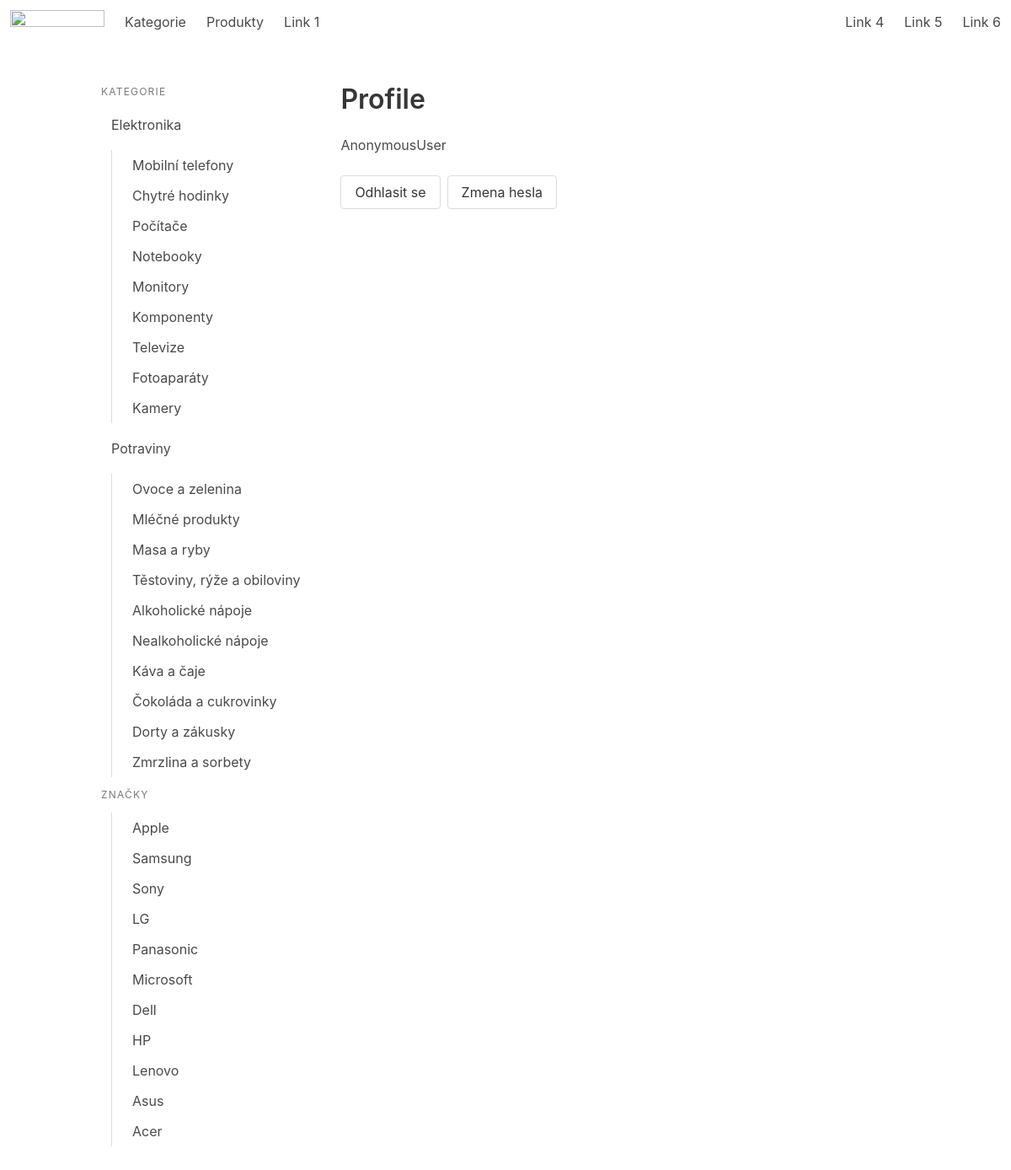
The page /account/profile/ on the database its author committed.
### eshop/models.py (models this page shows, shortened)
class SlugNazevModel(models.Model):
    nazev = models.CharField(max_length=100)
    slug = models.SlugField(max_length=100, blank=True)
    class Meta:
        abstract = True

class Kategorie(SlugNazevModel):
    nadkategorie = models.ForeignKey(
        'self',
        on_delete=models.PROTECT,
        blank=True,
        null=True,
        related_name='podkategorie',
    )
    def get_absolute_url(self):
        return reverse('eshop:kategorie_detail', kwargs={'slug': self.slug})

class Znacka(SlugNazevModel):
    logo = models.ImageField(blank=True, upload_to='%Y/%m/%d')
    def get_absolute_url(self):
        return reverse('eshop:znacka_detail', kwargs={'slug': self.slug})

### eshop/views.py (the view)
# urls.py: path('account/profile/', views.profile, name='profile'),
def profile(request):
    return render(request, 'eshop/profile.html')

### eshop/context_processor.py (called while the page is built)
def kategorie_context(request):
    kategorie = Kategorie.objects.select_related('nadkategorie')
    znacky = Znacka.objects.all()
    return {
        'KATEGORIE': kategorie,
        'ZNACKY': znacky,
    }

### eshop/templates/eshop/profile.html
{% extends 'eshop/_layout.html' %}
{% block eshop_content %}
     <h1 class="title">Profile</h1>
     <p>{{ user }}</p>
     <br>
     <div class="buttons">
          <a class="button" href="{% url 'account_logout' %}">Odhlasit se</a>
          <a class="button" href="{% url 'account_change_password' %}">Zmena hesla</a>
     </div>
{% endblock %}

### eshop/templates/eshop/_layout.html (shortened to what this page needs)
<!DOCTYPE html>
<html>
<head>
    <link rel="stylesheet" href="https://cdn.jsdelivr.net/npm/bulma@0.9.4/css/bulma.min.css">
</head>
<body>
{% include 'eshop/include/nav.html' %}
<section class="section">
    <div class="container">
        <div class="columns">
            <div class="column is-narrow">
                <aside class="menu">
                    <p class="menu-label">Kategorie</p>
                    <ul class="menu-list">
                        {% for KAT in KATEGORIE %}
                            {% if not KAT.nadkategorie %}
                                <li>
                                    <a {% if KAT == kategorie %}class="is-active"{% endif %} href="{{ KAT.get_absolute_url }}">{{ KAT.nazev }}</a>
                                    <ul>
                                        {% for PODKAT in KAT.podkategorie.all %}
                                            <li><a {% if PODKAT == kategorie %}class="is-active"{% endif %} href="{{ PODKAT.get_absolute_url }}">{{ PODKAT.nazev }}</a></li>
                                        {% endfor %}
                                    </ul>
                                </li>
                            {% endif %}
                        {% endfor %}
                    </ul>
                    <p class="menu-label">Značky</p>
                    <ul class="menu-list">
                        <li>
                            <ul>
                                {% for ZNACKA in ZNACKY %}
                                    <li><a {% if ZNACKA == znacka %}class="is-active"{% endif %} href="{{ ZNACKA.get_absolute_url }}">{{ ZNACKA.nazev }}</a></li>
                                {% endfor %}
                            </ul>
                        </li>
                    </ul>
                </aside>
            </div>
            <div class="column">
                {% block eshop_content %}
                {% endblock %}
            </div>
        </div>
    </div>
</section>
</body>
</html>

### rows shown on the page
Kategorie: nazev "Elektronika"
Kategorie: nazev "Mobilní telefony"
Kategorie: nazev "Chytré hodinky"
Kategorie: nazev "Počítače"
Kategorie: nazev "Notebooky"
Kategorie: nazev "Monitory"
Kategorie: nazev "Komponenty"
Kategorie: nazev "Televize"
Kategorie: nazev "Fotoaparáty"
Kategorie: nazev "Kamery"
Kategorie: nazev "Potraviny"
Kategorie: nazev "Ovoce a zelenina"
Kategorie: nazev "Mléčné produkty"
Kategorie: nazev "Masa a ryby"
Kategorie: nazev "Těstoviny, rýže a obiloviny"
Kategorie: nazev "Alkoholické nápoje"
Kategorie: nazev "Nealkoholické nápoje"
Kategorie: nazev "Káva a čaje"
Kategorie: nazev "Čokoláda a cukrovinky"
Kategorie: nazev "Dorty a zákusky"
Kategorie: nazev "Zmrzlina a sorbety"
Znacka: nazev "Apple"
Znacka: nazev "Samsung"
Znacka: nazev "Sony"
Znacka: nazev "LG"
Znacka: nazev "Panasonic"
Znacka: nazev "Microsoft"
Znacka: nazev "Dell"
Znacka: nazev "HP"
Znacka: nazev "Lenovo"
Znacka: nazev "Asus"
Znacka: nazev "Acer"

### other values the page prints
{{ user }} "AnonymousUser"
